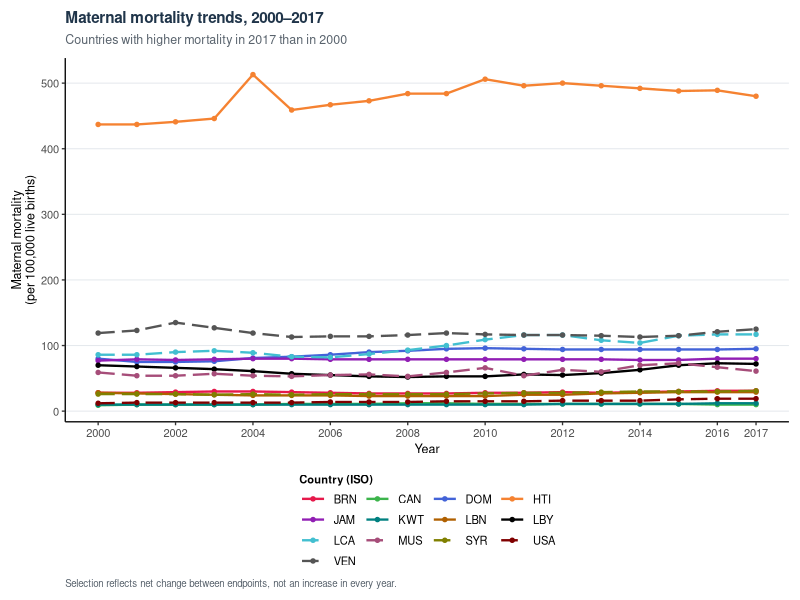
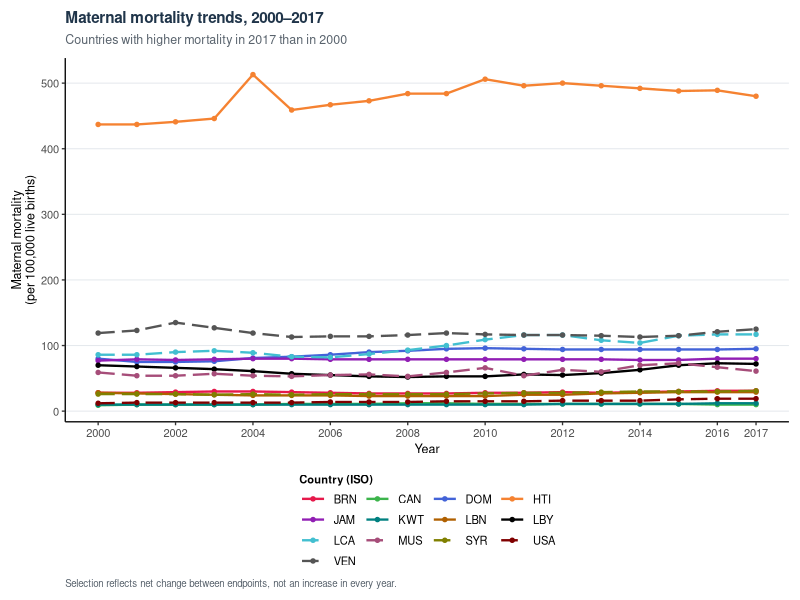

Source code (R) for these figures, in order:
# Figure 1 maternal mortality trends from 2000-2017 in countires with increasing mortality
# includes codex's suggested changes to make the graph more visually appealing
#load libraries
library(tidyverse)
library(ggplot2)

#load data
final_data <- read_csv(
  "data/processed/final_data.csv",
  show_col_types = FALSE
)

#create mortality difference
mortality_trends <- final_data |>
  select(iso, year, matmor) |>
  filter(year >= 2000, year <= 2017) |>
  arrange(iso, year) |>
  group_by(iso) |>
  mutate(
    diff_matmor = matmor - matmor[year == 2000]
  ) |>
  ungroup()

print(mortality_trends, n = 20)

# find increasing mortality countries 
increasing_countries <- mortality_trends |>
  filter(year == 2017, diff_matmor > 0) |>
  select(iso, diff_matmor) |>
  arrange(desc(diff_matmor))

# View countries with increasing mortality
print(increasing_countries, n = Inf)

# Count countries
nrow(increasing_countries)

# create plot data 
plot_data <- mortality_trends |>
  semi_join(increasing_countries, by = "iso") |>
  filter(!is.na(matmor))

# check countries 
n_distinct(plot_data$iso)

# Codex: Use a unique colour for every country, with line types as an extra cue.
country_order <- sort(unique(plot_data$iso))
palette <- c(
  "#E6194B", "#3CB44B", "#4363D8", "#F58231",
  "#911EB4", "#008080", "#B06000", "#000000",
  "#42BFD0", "#A64D79", "#808000", "#800000",
  "#555555"
)
country_colours <- setNames(rep(palette, length.out = length(country_order)), country_order)
country_lines <- setNames(
  rep(c("solid", "longdash"), each = 8,
      length.out = length(country_order)),
  country_order
)

# create graph with ggplot
fig01_matmor_increase <- ggplot(
  plot_data,
  aes(
    x = year,
    y = matmor,
    color = iso,
    linetype = iso,
    group = iso
  )
) +
  geom_line(linewidth = 0.8) +
  geom_point(size = 1.2) +
  scale_x_continuous(
    breaks = c(seq(2000, 2016, by = 2), 2017)
  ) +
  scale_color_manual(values = country_colours) +
  scale_linetype_manual(values = country_lines) +
  labs(
    title = "Maternal mortality trends, 2000–2017",
    subtitle = "Countries with higher mortality in 2017 than in 2000",
    x = "Year",
    y = "Maternal mortality\n(per 100,000 live births)",
    color = "Country (ISO)",
    linetype = "Country (ISO)",
    caption = "Selection reflects net change between endpoints, not an increase in every year."
  ) +
  guides(
    color = guide_legend(ncol = 4, byrow = TRUE),
    linetype = guide_legend(ncol = 4, byrow = TRUE)
  ) +
  theme_classic(base_size = 10) +
  theme(
    plot.title = element_text(face = "bold", size = 11, colour = "#20354A"),
    plot.subtitle = element_text(size = 9, colour = "#59636D", margin = margin(b = 8)),
    plot.caption = element_text(size = 7, colour = "#59636D", hjust = 0, margin = margin(t = 6)),
    legend.position = "bottom",
    legend.title = element_text(face = "bold", size = 8),
    legend.title.position = "top",
    legend.text = element_text(size = 8),
    legend.key.width = grid::unit(0.7, "cm"),
    legend.key.height = grid::unit(0.35, "cm"),
    legend.margin = margin(2, 2, 2, 2),
    axis.title = element_text(size = 9),
    axis.text = element_text(size = 8),
    panel.grid.major.y = element_line(colour = "#E5E9ED", linewidth = 0.35),
    axis.text.x = element_text(angle = 0, hjust = 0.5),
    plot.margin = margin(8, 8, 8, 8)
  )

fig01_matmor_increase


# save as png 
dir.create("figures", showWarnings = FALSE)

ggsave(
  filename = "figures/fig01_increasing_maternal_mortality.png",
  plot = fig01_matmor_increase,
  width = 11,
  height = 7,
  dpi = 300,
  bg = "white"
)
